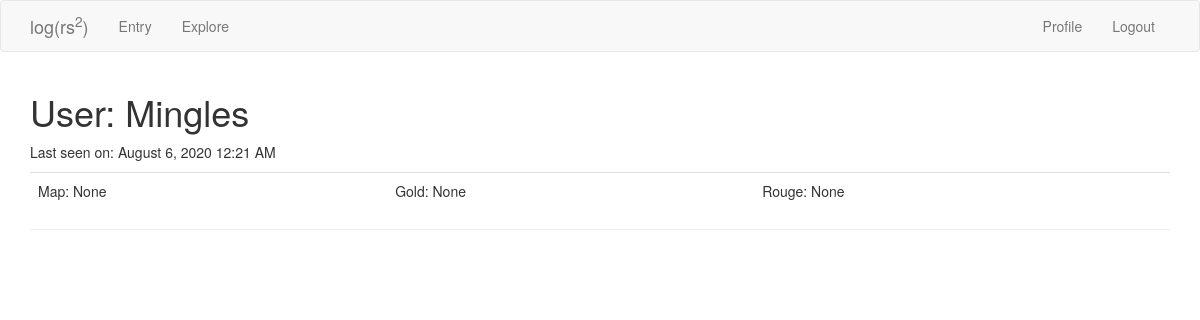
Page /user/Mingles (signed in) on the earlier database version.
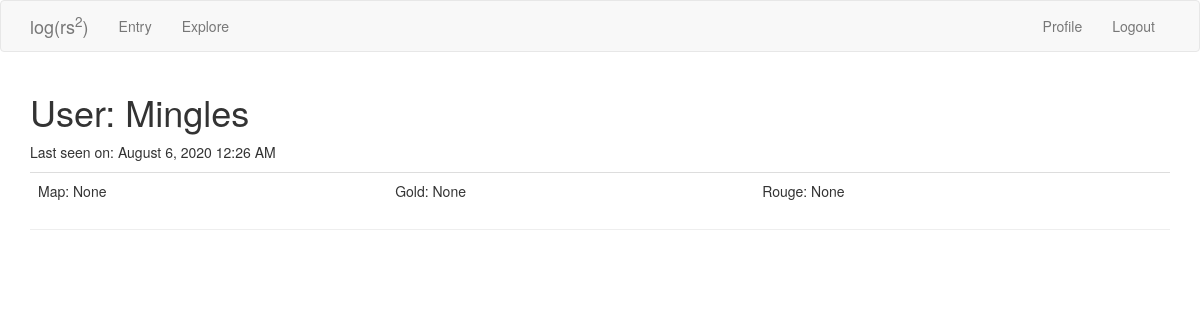
Same page on the later database version.
### app/models.py (models this page shows, shortened)
class User(UserMixin, db.Model):
    id = db.Column(db.Integer, primary_key=True)
    username = db.Column(db.String(64), index=True, unique=True)
    email = db.Column(db.String(128), index=True, unique=True)
    password_hash = db.Column(db.String(128))
    last_seen = db.Column(db.DateTime, default=datetime.utcnow)
    map_drops = db.relationship('MapDrop', backref='player', lazy='dynamic')

### app/routes.py (the view)
@app.route('/user/<username>')
@login_required
def user(username):
    user = User.query.filter_by(username=username).first_or_404()
    page = request.args.get('page', 1, type=int)
    maps = db.session.query(db.func.sum(MapDrop.map)).filter_by(user_id=user.id).scalar()
    gold_maps = db.session.query(db.func.sum(MapDrop.gold_map)).filter_by(user_id=user.id).scalar()
    rouges = db.session.query(db.func.sum(MapDrop.rouge)).filter_by(user_id=user.id).scalar()
    mapdrops = user.map_drops.order_by(MapDrop.time.desc()).paginate(page, app.config['MAPDROPS_PER_PAGE'], False)
    next_url = prev_url = None
    if mapdrops.has_next:
        next_url = url_for('user', username=user.username, page=mapdrops.next_num)
    if mapdrops.has_prev:
        prev_url = url_for('user', username=user.username, page=mapdrops.prev_num)
    return render_template('user.html', title='Profile', user=user, maps=maps, gold_maps=gold_maps, rouges=rouges,
                            mapdrops=mapdrops.items, next_url=next_url, prev_url=prev_url)

### app/models.py (called while the page is built)
@login.user_loader
def load_user(id):
    return User.query.get(int(id))

### app/routes.py (called while the page is built)
@app.before_request
def before_request():
    if current_user.is_authenticated:
        current_user.last_seen = datetime.utcnow()
        db.session.commit()

### app/templates/user.html (shortened to what this page needs)
{% extends "base.html" %}
{% block app_content %}
    <h1>User: {{ user.username }}</h1>
    {% if user.last_seen %}
    <p>Last seen on: {{ moment(user.last_seen).format('LLL') }}</p>
    {% endif %}
    <table class="table table-hover">
        <tr>
            <td>Map: {{ maps }}</td>
            <td>Gold: {{ gold_maps }}</td>
            <td>Rouge: {{ rouges }}</td>
        </tr>
    </table>
    <hr>
{% endblock %}

### app/templates/base.html (shortened to what this page needs)
{% extends 'bootstrap/base.html' %}
{% block navbar %}
    <nav class="navbar navbar-default">
        <div class="container">
            <div class="navbar-header">
                <a class="navbar-brand" href="{{ url_for('index') }}">log(rs<sup>2</sup>)</a>
            </div>
            <div class="collapse navbar-collapse" id="bs-example-navbar-collapse-1">
                <ul class="nav navbar-nav">
                    <li><a href="{{ url_for('entry') }}">Entry</a></li>
                    <li><a href="{{ url_for('explore') }}">Explore</a></li>
                </ul>
                <ul class="nav navbar-nav navbar-right">
                    {% if current_user.is_anonymous %}
                    <li><a href="{{ url_for('login') }}">Login</a></li>
                    {% else %}
                    <li><a href="{{ url_for('user', username=current_user.username) }}">Profile</a></li>
                    <li><a href="{{ url_for('logout') }}">Logout</a></li>
                    {% endif %}
                </ul>
            </div>
        </div>
    </nav>
{% endblock %}
{%block content %}
    <div class="container">
        {% block app_content %}{% endblock %}
    </div>
{% endblock %}

Differences in the rows shown:
changed User "Mingles": last_seen "August 6, 2020 12:21 AM" → "August 6, 2020 12:26 AM"
